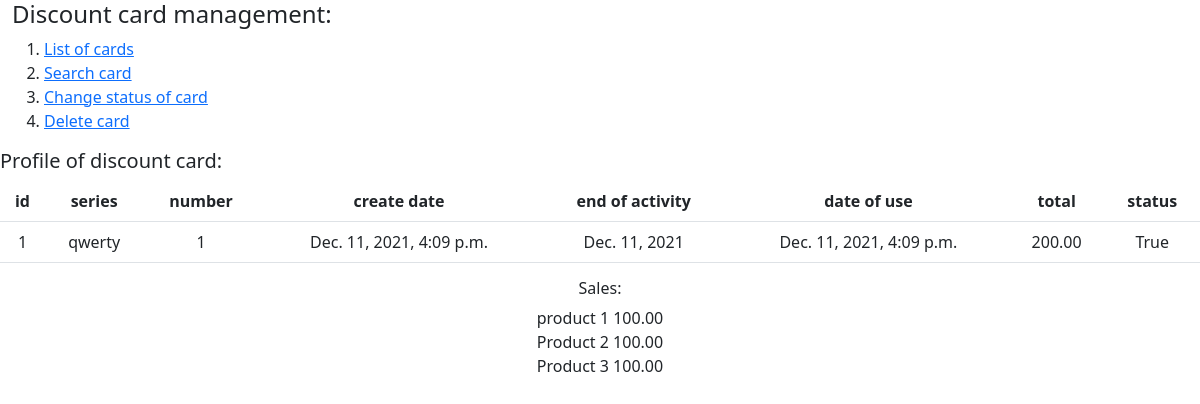
The app's page /card/1/ with its own data.
### management_products/models.py (models this page shows, shortened)
class Purchase(models.Model):
    card = models.ForeignKey(Card, on_delete=models.SET_NULL, null=True)
    product = models.ForeignKey(Product, on_delete=models.SET_NULL,
                                blank=True, null=True, default=None)
    number = models.IntegerField(default=0)
    price_per_item = models.PositiveIntegerField(default=0)
    total_amount = models.PositiveIntegerField(default=0)
    def __str__(self):
        return f'{self.product.title} {self.product.price}'

class Product(models.Model):
    title = models.CharField(max_length=150)
    price = models.DecimalField(default=0.0, max_digits=12, decimal_places=2)

### management_discount_cards/models.py (models this page shows, shortened)
class Card(models.Model):
    series = models.CharField(max_length=150)
    number = models.CharField(max_length=150)
    create_date = models.DateTimeField(auto_now_add=True)
    end_of_activity = models.DateField()
    date_of_use = models.DateTimeField(auto_now=True)
    total_sum = models.DecimalField(default=0.0, max_digits=12, decimal_places=2)
    status = models.BooleanField(default=True)

### management_discount_cards/views.py (the view)
# urls.py: path('card/<int:pk>/', views.CardDetailView.as_view(), name='card-detail'),
class CardDetailView(DetailView):
    model = Purchase
    template_name = 'detail_view.html'
    def get_context_data(self, **kwargs):
        context = super().get_context_data(**kwargs)
        context['cards_list'] = Purchase.objects.filter(card_id=self.object.id)
        return context

### templates/detail_view.html
{% extends "base.html" %}
{% block content %}
    <table class="text-center table">
        <thead><h5>Profile of discount card:</h5></thead>
            <tr>
                <th>id</th>
                <th>series</th>
                <th>number</th>
                <th>create date</th>
                <th>end of activity</th>
                <th>date of use</th>
                <th>total </th>
                <th>status</th>
            </tr>
            <tr>
                <td>{{ cards_list.0.card.id }}</td>
                <td>{{ cards_list.0.card.series }}</td>
                <td>{{ cards_list.0.card.number }}</td>
                <td>{{ cards_list.0.card.create_date }}</td>
                <td>{{ cards_list.0.card.end_of_activity }}</td>
                <td>{{ cards_list.0.card.date_of_use }}</td>
                <td>{{ cards_list.0.card.total_sum }}</td>
                <td> {{ cards_list.0.card.status }}</td>
            </tr>
    </table>
    <h6 class="text-center">Sales:</h6>
     {% for item in cards_list %}
        <div class="text-center">{{ item }}</div>
    {% endfor %}
{% endblock %}

### templates/base.html (shortened to what this page needs)
<!DOCTYPE html>
<html lang="en">
<head>
    <link href="https://cdn.jsdelivr.net/npm/bootstrap@5.0.2/dist/css/bootstrap.min.css" rel="stylesheet">
</head>
<body>
    {% include 'navbar.html' %}
    {% block content %}
    {% endblock %}
</body>
</html>

### templates/navbar.html
<div class="container-fluid">
    <div class="row">
        <div class="col-xs-12 col-sm-12 col-md-12 nav-logo">
             <h4>Discount card management:</h4>
        </div>
        <div class="col-xs-12 col-sm-12 col-md-12 nav-logo">
            <ol>
                <li><a href="{% url 'cards-list' %}"> List of cards </a></li>
                <li><a href="{% url 'search-page' %}">Search card</a></li>
                <li><a href="{% url 'change-status' %}">Change status of card</a></li>
                <li><a href="{% url 'delete-page' %}">Delete card</a></li>
            </ol>
        </div>
    </div>
</div>

### records on screen
Purchase: card "1", card.series "qwerty", card.number "1", card.create_date "Dec. 11, 2021, 4:09 p.m.", card.end_of_activity "Dec. 11, 2021", card.date_of_use "Dec. 11, 2021, 4:09 p.m.", card.total_sum "200.00", card.status "True", product.price "product 1 100.00"
Purchase: product.price "Product 2 100.00"
Purchase: product.price "Product 3 100.00"
